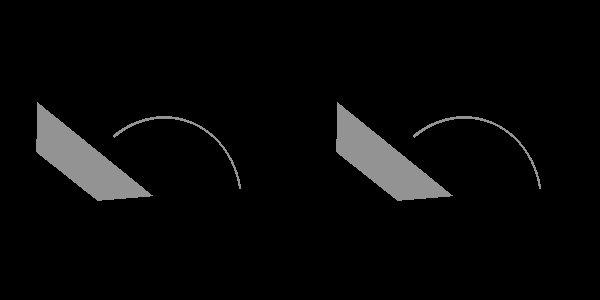

Source code (Python):
#!/usr/bin/env python

# Cut a composite dataset (multi-block and partitioned) with
# vtkPlaneCutter, comparing results in two viewports.

import os

# Factory overrides
import vtkmodules.vtkInteractionStyle  # noqa: F401
import vtkmodules.vtkRenderingOpenGL2  # noqa: F401

from vtkmodules.vtkCommonDataModel import vtkPlane
from vtkmodules.vtkFiltersCore import (
    vtkConvertToMultiBlockDataSet,
    vtkPlaneCutter,
)
from vtkmodules.vtkIOIOSS import vtkIOSSReader
from vtkmodules.vtkRenderingCore import (
    vtkActor,
    vtkCompositePolyDataMapper,
    vtkRenderWindow,
    vtkRenderWindowInteractor,
    vtkRenderer,
)

# Data file path (relative to this script)
data_dir = os.environ.get("VPE_DATA_DIR", os.path.dirname(os.path.abspath(__file__)))

# Reader: load Exodus II file
reader = vtkIOSSReader()
reader.SetFileName(os.path.join(data_dir, "can.ex2"))
reader.Update()

# Convert to multi-block dataset
mb_converter = vtkConvertToMultiBlockDataSet()
mb_converter.SetInputConnection(reader.GetOutputPort())

# Cut plane
plane = vtkPlane()
plane.SetOrigin(0, 0, 0)
plane.SetNormal(1, 1, 1)

# Cut the multi-block dataset
cut_0 = vtkPlaneCutter()
cut_0.SetInputConnection(mb_converter.GetOutputPort())
cut_0.SetPlane(plane)
cut_0.ComputeNormalsOff()

cutter_mapper_0 = vtkCompositePolyDataMapper()
cutter_mapper_0.SetInputConnection(cut_0.GetOutputPort())
cutter_mapper_0.ScalarVisibilityOff()

cutter_actor_0 = vtkActor()
cutter_actor_0.SetMapper(cutter_mapper_0)
cutter_actor_0.GetProperty().SetColor(1, 1, 1)

# Cut the partitioned dataset directly
cut_1 = vtkPlaneCutter()
cut_1.SetInputConnection(reader.GetOutputPort())
cut_1.SetPlane(plane)
cut_1.ComputeNormalsOff()

cutter_mapper_1 = vtkCompositePolyDataMapper()
cutter_mapper_1.SetInputConnection(cut_1.GetOutputPort())
cutter_mapper_1.ScalarVisibilityOff()

cutter_actor_1 = vtkActor()
cutter_actor_1.SetMapper(cutter_mapper_1)
cutter_actor_1.GetProperty().SetColor(1, 1, 1)

# Two viewports
renderer_0 = vtkRenderer()
renderer_0.SetViewport(0, 0, 0.5, 1)
renderer_0.AddActor(cutter_actor_0)
renderer_0.SetBackground(0, 0, 0)

renderer_1 = vtkRenderer()
renderer_1.SetViewport(0.5, 0, 1, 1)
renderer_1.AddActor(cutter_actor_1)
renderer_1.SetBackground(0, 0, 0)

# Window
render_window = vtkRenderWindow()
render_window.SetMultiSamples(0)
render_window.AddRenderer(renderer_0)
render_window.AddRenderer(renderer_1)
render_window.SetSize(600, 300)
render_window.SetWindowName("composite dataset plane cutter")

# Scene
renderer_0.ResetCamera()
renderer_1.ResetCamera()

# Interactor
interactor = vtkRenderWindowInteractor()
interactor.SetRenderWindow(render_window)

interactor.Initialize()
interactor.Start()
